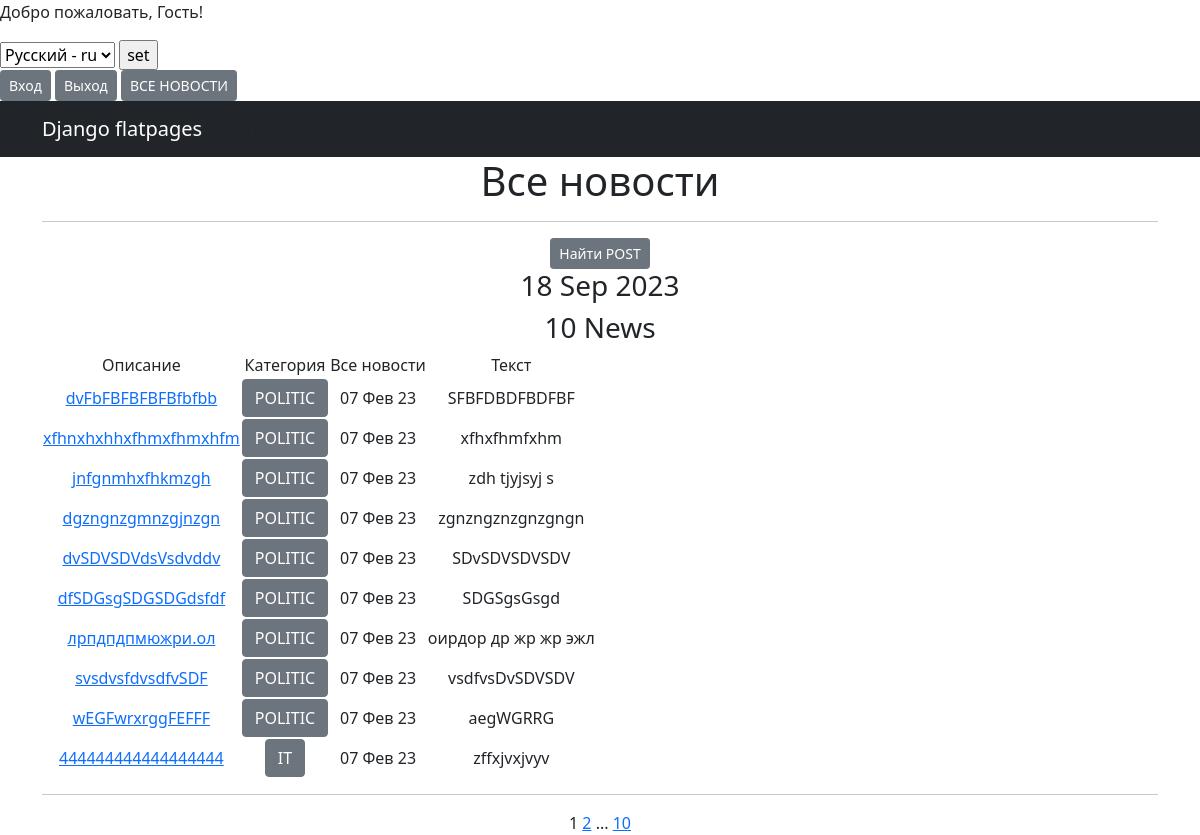
The page /news/ on the database as committed earlier.
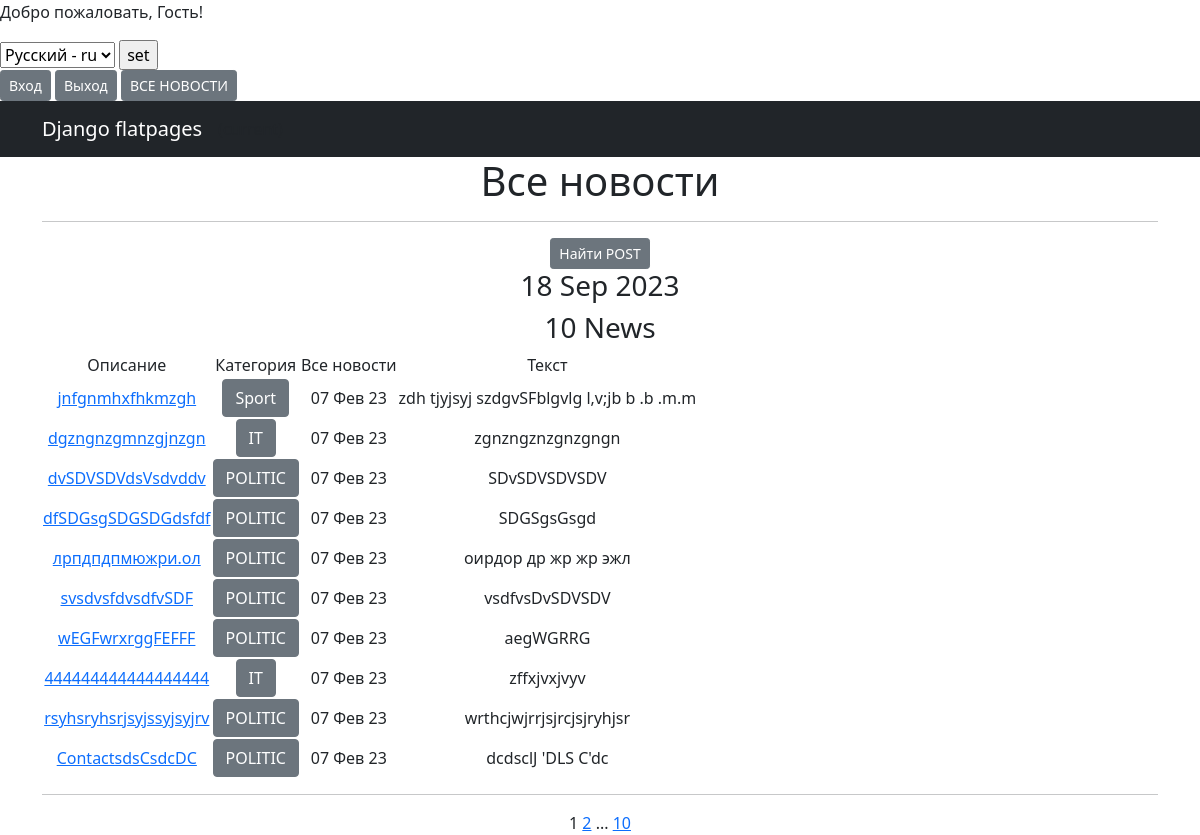
The same page on the database as committed later.
### news/models.py (models this page shows, shortened)
class Post(models.Model):
    author = models.ForeignKey(Author, on_delete=models.CASCADE, help_text="Автор")
    NEWS = "NW"
    ARTICLE = "AT"
    CATEGORY_CHOICES = (
        (NEWS, 'НОВОСТЬ'),
        (ARTICLE, 'СТАТЬЯ'),
    )
    categoryType = models.CharField(max_length=2, choices=CATEGORY_CHOICES, default=ARTICLE
                                    )
    dataCreation = models.DateTimeField(auto_now_add=True, )
    category = models.ManyToManyField(Category, through='PostCategory')
    title = models.CharField(max_length=128)
    text = models.TextField(verbose_name=' ТЕКСТ')
    rating = models.SmallIntegerField(default=0)

class Category(models.Model):
    name = models.CharField(max_length=64, unique=True, help_text=_('Название категории'))
    subscribers = models.ManyToManyField(User, related_name='categories')
    def __str__(self):
        return f'{self.name}'

### news/views.py (the view)
# urls.py: path('', NewsList.as_view(), name='news'),
class NewsList(ListView):
    model = Post
    ordering = '-dataCreation'
    template_name = 'news.html'
    context_object_name = 'news'
    paginate_by = 10
    def get_context_data(self, **kwargs):
        context = super().get_context_data(**kwargs)
        context['time_now'] = datetime.utcnow()
        context['next_sale'] = None
        return context

### news/templatetags/custom_filters.py (called while the page is built)
@register.filter()
def censor(value):
    ban_words = ['fuck', 'хер']
    if not isinstance(value, str):
        raise TypeError(f"unresolved type'{type(value)}' expected type 'str")
    for word in value.split():
        if word.lower() in ban_words:
            value = value.replace(word, f'{word[0]}{"*"*(len(word)-1)}')
    return value

### news/templatetags/custom_tags.py (called while the page is built)
@register.simple_tag()
def current_time(format_string='%b %d %Y'):
    return datetime.utcnow().strftime(format_string)

### news/templates/news.html (shortened to what this page needs)
{% extends 'flatpages/default.html' %}
{% load i18n %}
{% load custom_filters %}
{% load custom_tags %}
{% block content %}
<h1>{% trans "Все новости" %}</h1>
<hr>
<a href="{% url 'search' %}"class="btn btn-secondary btn-sm">Найти POST</a>
<h3>{% current_time '%d %b %Y' %}</h3>
<h3>{{ news|length }} News</h3>
{% if news %}
<table>
    <tr>
        <td>{% trans "Описание" %}</td>
        <td> {% trans "Категория" %}</td>
        <td>{% trans "Все новости" %}</td>
        <td>{% trans "Текст" %}</td>
    <tr>
        {% for new in news %}
    <tr>
        <td>
            <a href="{% url 'new' new.id %}">{{ new.title|censor }}</a>
        </td>
        <td>
            {% for category in new.category.all %}
            <a href="{% url 'category_list' category.id %}"class="btn btn-secondary " >{{ category }}</a>
            {% endfor %}
        </td>
        <td>{{ new.dataCreation|date:'d M y ' }}</td>
        <td>{{ new.text|truncatewords:20|censor}}</td>
        <td>
        </td>
        {% endfor %}
</table>
<hr>
{% else %}
<h2>"Новостей нет!"</h2>
{% endif %}
{{ page_obj.number }}
{% if page_obj.has_next %}
<a href="?page={{ page_obj.next_page_number }}">{{ page_obj.next_page_number }}</a>
{% if paginator.num_pages != page_obj.next_page_number %}
...
<a href="?page={{ page_obj.paginator.num_pages }}">{{ page_obj.paginator.num_pages }}</a>
{% endif %}
{% endif %}
{% endblock content %}

### news/templates/flatpages/default.html (shortened to what this page needs)
<!DOCTYPE html>
{% load i18n %}
<html lang="en">
</head>
{% if user.is_authenticated %}
    <p>Привет, {{ user.username }} !</p>
{% else %}
    <p>Добро пожаловать, Гость!</p>
{% endif %}
</head>
<body>
    <form action="{% url 'set_language' %}" method="POST"> {% csrf_token %}
        {% get_current_language as LANGUAGE_CODE %}
        <select name="language" id="">
            {% get_available_languages as LANGUAGES %}
            {% get_language_info_list for LANGUAGES as languages %}
            {% for language in languages %}
                <option value="{{ language.code }}" {% if language.code == LANGUAGE_CODE %} selected {% endif %}>
                    {{ language.name_local }} - {{ language.code }}
                </option>
            {% endfor %}
        </select>
        <input type="submit" value="set">
    </form>
    <head>
         <td class="nav-item">
             <a class="btn btn-secondary btn-sm" href="/accounts/login/">{% trans "Вход"  %}</a>
          </td>
            <td class="nav-item">
            <a class="btn btn-secondary btn-sm" href="/accounts/logout/">{% trans "Выход"  %}</a>
          </td>
             <a class="btn btn-secondary btn-sm" href="/news/">ВСЕ НОВОСТИ</a>
        {% load static %}
       <link href="{% static 'css/styles.css' %}" rel="stylesheet" />
    </head>
    <body>
                <nav class="navbar navbar-expand-lg navbar-dark bg-dark static-top">
           <div class="container">
               <a class="navbar-brand" href="#">Django flatpages</a>
               <div class="collapse navbar-collapse" id="navbarResponsive">
                   <ul class="navbar-nav ml-auto">
                       <li class="nav-item active">
                           <span class="sr-only">(current)</span>
                   </ul>
               </div>
           </div>
        </nav>
        <div class="container">
           <div class="row">
               <div class="col-lg-12 text-center">
                   {% block content %}{% endblock content %}
               </div>
           </div>
        </div>
    </body>
</html>

Rows that differ between the two databases and show on the page:
removed Post: title|censor "dvFbFBFBFBFBfbfbb", dataCreation "07 Фев 23", text|censor "SFBFDBDFBDFBF", Category (name "POLITIC")
removed Post: title|censor "xfhnxhxhhxfhmxfhmxhfm", dataCreation "07 Фев 23", text|censor "xfhxfhmfxhm", Category (name "POLITIC")
changed Post "jnfgnmhxfhkmzgh": gains Category (name "Sport"); text|censor "zdh tjyjsyj s" → "zdh tjyjsyj szdgvSFblgvlg l,v;jb b .b .m.m"; loses Category (name "POLITIC")
changed Post "dgzngnzgmnzgjnzgn": gains Category (name "IT"); loses Category (name "POLITIC")
now on this page (row unchanged): Post: title|censor "rsyhsryhsrjsyjssyjsyjrv", dataCreation "07 Фев 23", text|censor "wrthcjwjrrjsjrcjsjryhjsr", Category (name "POLITIC")
now on this page (row unchanged): Post: title|censor "ContactsdsCsdcDC", dataCreation "07 Фев 23", text|censor "dcdsclJ 'DLS C'dc", Category (name "POLITIC")
